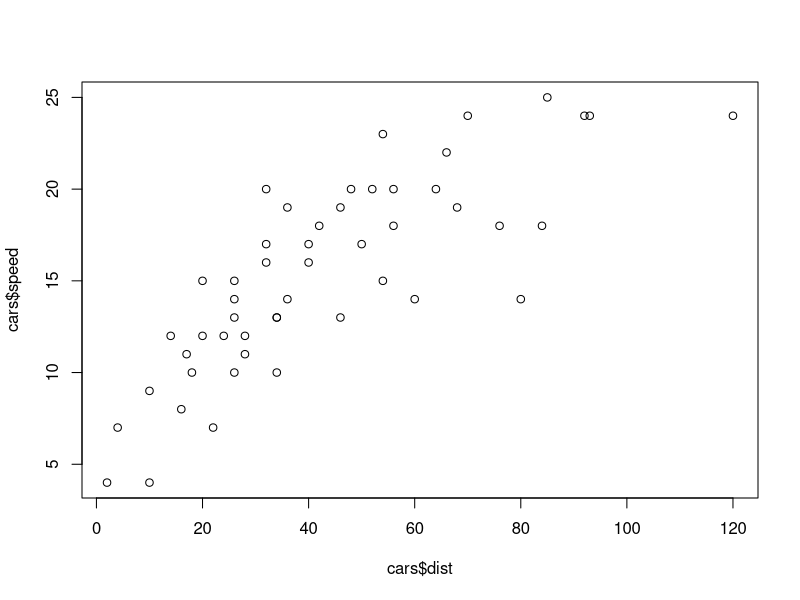
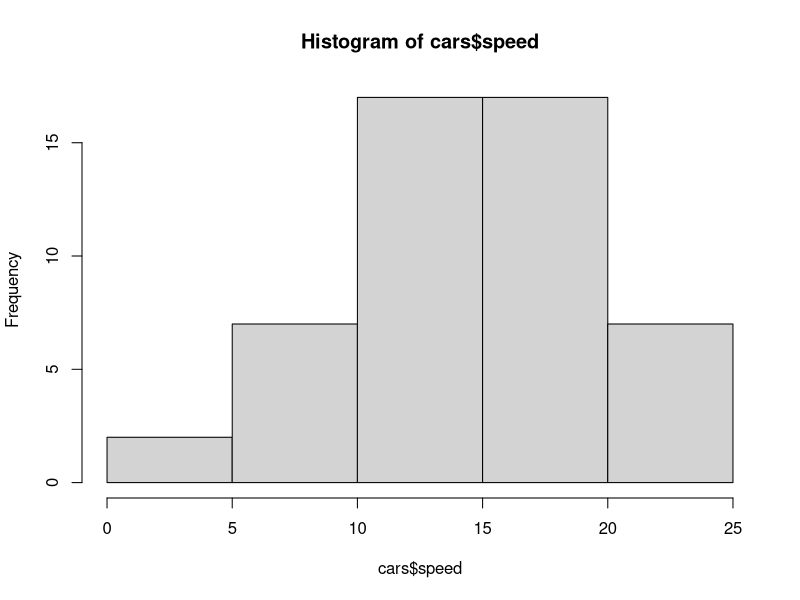

Recreate these plots in R, in order.
## ---- chunk 1
data(cars)
plot(cars$dist, cars$speed)
## ---- chunk 2
head(cars)
## ---- chunk 3
hist(cars$speed)
